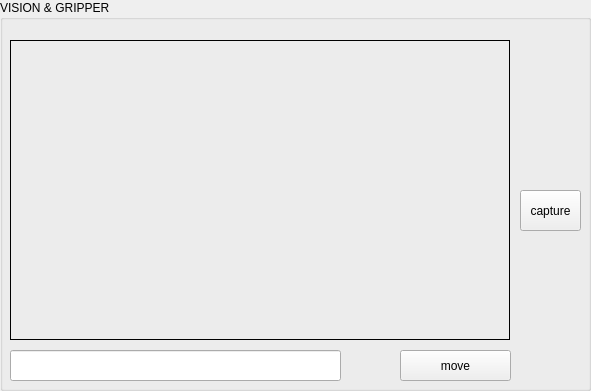
     <widget class="QGroupBox" name="groupBox_10">
      <property name="geometry">
       <rect>
        <x>700</x>
        <y>540</y>
        <width>591</width>
        <height>391</height>
       </rect>
      </property>
      <property name="title">
       <string>VISION &amp;&amp; GRIPPER</string>
      </property>
      <widget class="QLabel" name="lb_vision_capture_img">
       <property name="geometry">
        <rect>
         <x>10</x>
         <y>40</y>
         <width>500</width>
         <height>300</height>
        </rect>
       </property>
       <property name="styleSheet">
        <string notr="true">    border-style: outset;
    border-width: 1px;
    border-color: black;</string>
       </property>
       <property name="lineWidth">
        <number>1</number>
       </property>
       <property name="text">
        <string/>
       </property>
      </widget>
      <widget class="QPushButton" name="bt_vision_cmd_capture">
       <property name="geometry">
        <rect>
         <x>520</x>
         <y>190</y>
         <width>61</width>
         <height>41</height>
        </rect>
       </property>
       <property name="contextMenuPolicy">
        <enum>Qt::DefaultContextMenu</enum>
       </property>
       <property name="toolTip">
        <string/>
       </property>
       <property name="autoFillBackground">
        <bool>false</bool>
       </property>
       <property name="text">
        <string>capture</string>
       </property>
      </widget>
      <widget class="QLineEdit" name="le_gripper_cmd">
       <property name="geometry">
        <rect>
         <x>10</x>
         <y>350</y>
         <width>331</width>
         <height>31</height>
        </rect>
       </property>
      </widget>
      <widget class="QPushButton" name="bt_gripper_cmd_move">
       <property name="geometry">
        <rect>
         <x>400</x>
         <y>350</y>
         <width>111</width>
         <height>31</height>
        </rect>
       </property>
       <property name="text">
        <string>move</string>
       </property>
      </widget>
     </widget>
